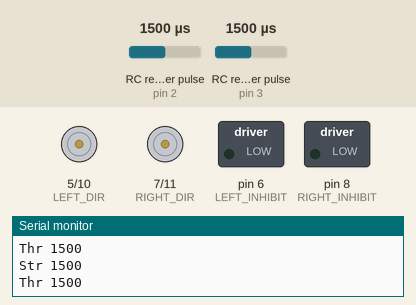
This sketch was run on a simulated Arduino Uno, built with avr-gcc and run on an emulated ATmega328P. Shown: direction and speed pins drawn as motors (green arrow = direction pin HIGH = forward, orange = LOW = backward, longer = more drive), switched loads named in the sketch (green lamp = pin HIGH), the last lines printed to the serial monitor. Wiring (inferred from the names in the program): 2 × RC receiver channel: data pin 2 / data pin 3. The test bench sets the inputs (shaded band); at power-on: RC receiver pulse (sensors on pin 2, pin 3) 1500 µs.

Above: at 1.2 s.
1.3 s: RC receiver pulse (sensor on pin 2) set to 1020 µs
At 10.8 s:
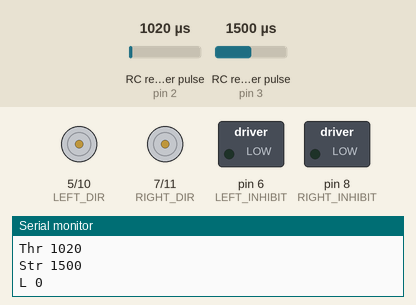
Timing chart, 0 to 12.5 s (numbered marks = the images above; inputs shaded):
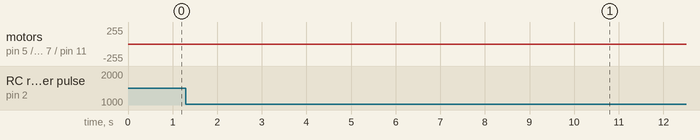

The sketch:

RC_Debug.ino
```cpp
/*

  Microcontroller code for the Powerbot. This code is based off the work presented at;

  http://rcarduino.blogspot.com/2012/05/interfacing-rc-channels-to-l293d-motor.html

  RELEASE NOTES;
  - Added serial debug statements in order to troubleshoot reversal behavior at high speed turns
  - Added neutral calibration for one second

  TODO
  ------
  - Add calibration button (someday/maybe)
  - Possible velocity smoothing or attenuation (someday/maybe, trim on controller works for the moment)
  - When moving at full throttle, the inside wheel on a turn buries to zero velocity despite a very light turn input on the controller
  - Code compiles for Intel Edison. Test in vivo (2016-2-20)

  Pins;
  0 -
  1 -
  2 - THROTTLE_IN
  3 - STEERING_IN
  4 -
  5 - L_DIR_P
  6 - L_INHIBIT_P
  7 - R_DIR_P
  8 - R_INHIBIT_P
  9 - PROGRAM_PIN (future)
  10 - L_PWM_P
  11 - R_PWM_P
  12 -
  13 -

*/

#include <EEPROM.h>

// Calibration defaults
#define RC_NEUTRAL 1500
#define RC_MAX 3000
#define RC_MIN 0
#define RC_DEADBAND 40

#define PWM_MIN 0
#define PWM_MAX 255

#define GEAR_NONE 1
#define GEAR_IDLE 1
#define GEAR_FULL 2
#define IDLE_MAX 60

// Calibration variables
uint16_t unSteeringMin = RC_MIN;
uint16_t unSteeringMax = RC_MAX;
uint16_t unSteeringCenter = RC_NEUTRAL;
uint16_t unThrottleMin = RC_MIN;
uint16_t unThrottleMax = RC_MAX;
uint16_t unThrottleCenter = RC_NEUTRAL;

// Assign pins
#define THROTTLE_IN_PIN 2
#define STEERING_IN_PIN 3
#define LEFT_DIR 5
#define LEFT_INHIBIT 6
#define RIGHT_DIR 7
#define RIGHT_INHIBIT 8
#define PROGRAM_PIN 9
#define PWM_SPEED_LEFT 10
#define PWM_SPEED_RIGHT 11

#define THROTTLE_FLAG 1
#define STEERING_FLAG 2

volatile uint8_t bUpdateFlagsShared;

// Local copies of interrupt variables
volatile uint16_t unThrottleInShared;
volatile uint16_t unSteeringInShared;

uint32_t ulThrottleStart;
uint32_t ulSteeringStart;

uint8_t gThrottle = 0;
uint8_t gGear = GEAR_NONE;
uint8_t gOldGear = GEAR_NONE;

#define DIRECTION_STOP 0
#define DIRECTION_FORWARD 1
#define DIRECTION_REVERSE 2
#define DIRECTION_ROTATE_RIGHT 3
#define DIRECTION_ROTATE_LEFT 4

uint8_t gThrottleDirection = DIRECTION_STOP;
uint8_t gDirection = DIRECTION_STOP;
uint8_t gOldDirection = DIRECTION_STOP;

#define MODE_RUN 0
#define MODE_PROGRAM 1

uint8_t gMode;
uint32_t ulProgramModeExitTime;
uint32_t ulProgramModeNeutralCalTime;

/* Auto-calibration
  // Index into the EEPROM Storage assuming a 0 based array of uint16_t
  // Data to be stored low byte, high byte
  #define EEPROM_INDEX_STEERING_MIN 0
  #define EEPROM_INDEX_STEERING_MAX 1
  #define EEPROM_INDEX_STEERING_CENTER 2
  #define EEPROM_INDEX_THROTTLE_MIN 3
  #define EEPROM_INDEX_THROTTLE_MAX 4
  #define EEPROM_INDEX_THROTTLE_CENTER 5
*/

void setup()
{
  Serial.begin(9600);

  Serial.println("RCChannelsTo293");

  attachInterrupt(0, calcThrottle, CHANGE); // INT0 = THROTTLE_IN_PIN
  attachInterrupt(1, calcSteering, CHANGE); // INT1 = STEERING_IN_PIN

  // Set I/O pin directions
  pinMode(PWM_SPEED_LEFT, OUTPUT);
  pinMode(PWM_SPEED_RIGHT, OUTPUT);
  pinMode(LEFT_DIR, OUTPUT);
  pinMode(RIGHT_DIR, OUTPUT);
  pinMode(LEFT_INHIBIT, OUTPUT);
  pinMode(RIGHT_INHIBIT, OUTPUT);
  // pinMode(PROGRAM_PIN, INPUT); Add back at some point

  // Set Inhibit pins static low
  digitalWrite(LEFT_INHIBIT, LOW);
  digitalWrite(RIGHT_INHIBIT, LOW);

  // readSettingsFromEEPROM(); Auto-calibration for the moment
  ulProgramModeExitTime = millis() + 10000;
  ulProgramModeNeutralCalTime = millis() + 1000;
  gMode = MODE_PROGRAM;
}

void loop()
{
  static uint16_t unThrottleIn;
  static uint16_t unSteeringIn;
  static uint8_t bUpdateFlags;

  // Check shared update flags to see if any channels have a new signal, update locals
  if (bUpdateFlagsShared)
  {
    noInterrupts();
    bUpdateFlags = bUpdateFlagsShared;

    if (bUpdateFlags & THROTTLE_FLAG)
    {
      unThrottleIn = unThrottleInShared;
    }

    if (bUpdateFlags & STEERING_FLAG)
    {
      unSteeringIn = unSteeringInShared;
    }

    bUpdateFlagsShared = 0;

    interrupts();
  }

  // Debug for receiver
  Serial.print("Thr ");
  Serial.println(unThrottleIn);
  Serial.print("Str ");
  Serial.println(unSteeringIn);

  // Calibration mode, automatically entered on boot
  if (gMode == MODE_PROGRAM)
  {

    gDirection = DIRECTION_STOP;

    delay(20);

    if (ulProgramModeExitTime < millis())
    {
      ulProgramModeExitTime = 0;
      gMode = MODE_RUN;
      // writeSettingsToEEPROM(); Auto-calibration
    }
    else
    {

      if (ulProgramModeNeutralCalTime < millis())
      {
        if (unThrottleIn > unThrottleCenter + 10 || unThrottleIn < unThrottleCenter - 10)
        {
          unThrottleCenter = unThrottleIn;
        }
        if (unSteeringIn > unSteeringCenter + 10 || unSteeringIn < unSteeringCenter - 10)
        {
          unSteeringCenter = unSteeringIn;
        }
      }
      if (unThrottleIn > unThrottleMax && unThrottleIn <= RC_MAX)
      {
        unThrottleMax = unThrottleIn;
      }
      else if (unThrottleIn < unThrottleMin && unThrottleIn >= RC_MIN)
      {
        unThrottleMin = unThrottleIn;
      }

      if (unSteeringIn > unSteeringMax && unSteeringIn <= RC_MAX)
      {
        unSteeringMax = unSteeringIn;
      }
      else if (unSteeringIn < unSteeringMin && unSteeringIn >= RC_MIN)
      {
        unSteeringMin = unSteeringIn;
      }
    }
  }

  if (gMode == MODE_RUN)
  {
    if (bUpdateFlags & THROTTLE_FLAG)
    {
      unThrottleIn = constrain(unThrottleIn, unThrottleMin, unThrottleMax);

      if (unThrottleIn > unThrottleCenter)
      {
        gThrottle = map(unThrottleIn, unThrottleCenter, unThrottleMax, PWM_MIN, PWM_MAX);
        gThrottleDirection = DIRECTION_FORWARD;
      }
      else
      {
        gThrottle = map(unThrottleIn, unThrottleMin, unThrottleCenter, PWM_MAX, PWM_MIN);
        gThrottleDirection = DIRECTION_REVERSE;
      }

      if (gThrottle < IDLE_MAX)
      {
        gGear = GEAR_IDLE;
      }
      else
      {
        gGear = GEAR_FULL;
      }
    }

    if (bUpdateFlags & STEERING_FLAG)
    {
      uint8_t throttleLeft = gThrottle;
      uint8_t throttleRight = gThrottle;

      gDirection = gThrottleDirection;

      unSteeringIn = constrain(unSteeringIn, unSteeringMin, unSteeringMax);

      switch (gGear)
      {

        case GEAR_IDLE: // Idle causes the robot to sit in place and spin
          if (unSteeringIn > (unSteeringCenter + RC_DEADBAND))
          {
            gDirection = DIRECTION_ROTATE_RIGHT;
            throttleRight = throttleLeft = map(unSteeringIn, unSteeringCenter, unSteeringMax, PWM_MIN, PWM_MAX);
          }
          else if (unSteeringIn < (unSteeringCenter - RC_DEADBAND))
          {
            gDirection = DIRECTION_ROTATE_LEFT;
            throttleRight = throttleLeft = map(unSteeringIn, unSteeringMin, unSteeringCenter, PWM_MAX, PWM_MIN);
          }
          break;

        case GEAR_FULL: // If not idle proportionally restrain inside track to turn vehicle around it
          if (unSteeringIn < (unSteeringCenter - RC_DEADBAND))
          {
            throttleRight = map(unSteeringIn, unSteeringCenter, unSteeringMax, gThrottle, PWM_MIN);
          }
          else if (unSteeringIn > (unSteeringCenter + RC_DEADBAND))
          {
            throttleLeft = map(unSteeringIn, unSteeringMin, unSteeringCenter, PWM_MIN, gThrottle);
          }
          break;
      }
      analogWrite(PWM_SPEED_LEFT, throttleLeft);
      analogWrite(PWM_SPEED_RIGHT, throttleRight);

      // Debug Statements for Motor Drive
      Serial.print("L ");
      Serial.println(throttleLeft);
      Serial.print("R ");
      Serial.println(throttleRight);

    }
  }

  if ((gDirection != gOldDirection) || (gGear != gOldGear))
  {
    gOldDirection = gDirection;
    gOldGear = gGear;

    digitalWrite(LEFT_DIR, HIGH);
    digitalWrite(RIGHT_DIR, LOW);

    // Debug statements for direction
    Serial.print("Dir ");

    switch (gDirection)
    {
      case DIRECTION_FORWARD:
        digitalWrite(LEFT_DIR, HIGH);
        digitalWrite(RIGHT_DIR, HIGH);
        Serial.println("FWD");
        break;
      case DIRECTION_REVERSE:
        digitalWrite(LEFT_DIR, LOW);
        digitalWrite(RIGHT_DIR, LOW);
        Serial.println("REV");
        break;
      case DIRECTION_ROTATE_LEFT:
        digitalWrite(LEFT_DIR, HIGH);
        digitalWrite(RIGHT_DIR, LOW);
        Serial.println("RLT");
        break;
      case DIRECTION_ROTATE_RIGHT:
        digitalWrite(LEFT_DIR, LOW);
        digitalWrite(RIGHT_DIR, HIGH);
        Serial.println("RRT");
        break;
      case DIRECTION_STOP:
        digitalWrite(LEFT_DIR, HIGH);
        digitalWrite(RIGHT_DIR, LOW);
        Serial.println("STOP");
        break;
    }
  }

  bUpdateFlags = 0;
}

// Throttle ISR
void calcThrottle()
{
  if (digitalRead(THROTTLE_IN_PIN) == HIGH)
  {
    ulThrottleStart = micros();
  }
  else
  {
    unThrottleInShared = (uint16_t)(micros() - ulThrottleStart);
    bUpdateFlagsShared |= THROTTLE_FLAG;
  }
}

// Steering ISR
void calcSteering()
{
  if (digitalRead(STEERING_IN_PIN) == HIGH)
  {
    ulSteeringStart = micros();
  }
  else
  {
    unSteeringInShared = (uint16_t)(micros() - ulSteeringStart);
    bUpdateFlagsShared |= STEERING_FLAG;
  }
}

/*

  This section of code is irrelevant until we move away from auto-calibration.

  // Not currently used, auto-calibration
  void readSettingsFromEEPROM()
  {
  unSteeringMin = readChannelSook up how to change the color of for example variable type declarations?etting(EEPROM_INDEX_STEERING_MIN);
  if(unSteeringMin < RC_MIN || unSteeringMin > RC_NEUTRAL)
  {
    unSteeringMin = RC_MIN;
  }
  Serial.println(unSteeringMin);

  unSteeringMax = readChannelSetting(EEPROM_INDEX_STEERING_MAX);
  if(unSteeringMax > RC_MAX || unSteeringMax < RC_NEUTRAL)
  {
    unSteeringMax = RC_MAX;
  }
  Serial.println(unSteeringMax);

  unSteeringCenter = readChannelSetting(EEPROM_INDEX_STEERING_CENTER);
  if(unSteeringCenter < unSteeringMin || unSteeringCenter > unSteeringMax)
  {
    unSteeringCenter = RC_NEUTRAL;
  }
  Serial.println(unSteeringCenter);

  unThrottleMin = readChannelSook up how to change the color of for example variable type declarations?etting(EEPROM_INDEX_THROTTLE_MIN);
  if(unThrottleMin < RC_MIN || unThrottleMin > RC_NEUTRAL)
  {
    unThrottleMin = RC_MIN;
  }
  Serial.println(unThrottleMin);

  unThrottleMax = readChannelSetting(EEPROM_INDEX_THROTTLE_MAX);
  if(unThrottleMax > RC_MAX || unThrottleMax < RC_NEUTRAL)
  {
    unThrottleMax = RC_MAX;
  }
  Serial.println(unThrottleMax);

  unThrottleCenter = readChannelSetting(EEPROM_INDEX_THROTTLE_CENTER);
  if(unThrottleCenter < unThrottleMin || unThrottleCenter > unThrottleMax)
  {
    unThrottleCenter = RC_NEUTRAL;
  }
  Serial.println(unThrottleCenter);
  }

  // Not currently used, auto-calibration
  void writeSettingsToEEPROM()
  {
  writeChannelSetting(EEPROM_INDEX_STEERING_MIN,unSteeringMin);
  writeChannelSetting(EEPROM_INDEX_STEERING_MAX,unSteeringMax);
  writeChannelSetting(EEPROM_INDEX_STEERING_CENTER,unSteeringCenter);
  writeChannelSetting(EEPROM_INDEX_THROTTLE_MIN,unThrottleMin);
  writeChannelSetting(EEPROM_INDEX_THROTTLE_MAX,unThrottleMax);
  writeChannelSetting(EEPROM_INDEX_THROTTLE_CENTER,unThrottleCenter);

  Serial.println(unSteeringMin);
  Serial.println(unSteeringMax);
  Serial.println(unSteeringCenter);
  Serial.println(unThrottleMin);
  Serial.println(unThrottleMax);
  Serial.println(unThrottleCenter);
  }

  // Not currently used, auto-calibration
  uint16_t readChannelSetting(uint8_t nStart)
  {
  uint16_t unSetting = (EEPROM.read((nStart*sizeof(uint16_t))+1)<<8);
  unSetting += EEPROM.read(nStart*sizeof(uint16_t));

  return unSetting;
  }

  // Not currently used, auto-calibration
  void writeChannelSetting(uint8_t nIndex,uint16_t unSetting)
  {
  EEPROM.write(nIndex*sizeof(uint16_t),lowByte(unSetting));
  EEPROM.write((nIndex*sizeof(uint16_t))+1,highByte(unSetting));
  }
*/
```
